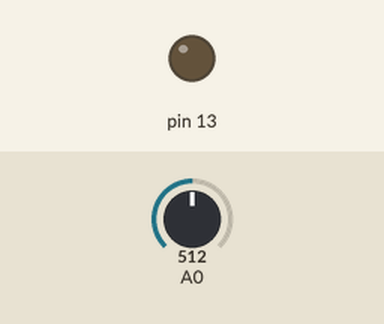
Bench run of a sketch on a simulated Arduino Uno, built with avr-gcc and run on an emulated ATmega328P. Parts: output pins drawn as LEDs (lit = HIGH). Dashed ring = blinking. Inputs (shaded band) come from the test bench; at power-on: A0 = 512.

Above: at 3.4 s.
3.5 s: A0 set to 900
At 5.9 s:
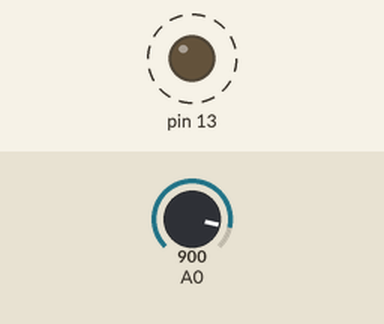
9.2 s: A0 set to 1023
At 9.58 s:
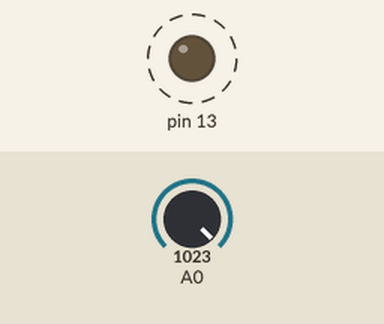
Timing chart, 0 to 18.7 s (numbered marks = the images above; inputs shaded):
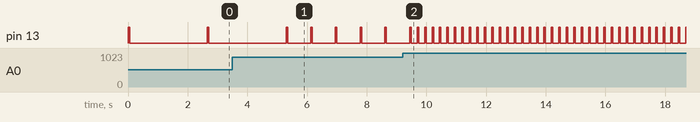

Measured:
- after the input at 3.5 s, pin 13: alternates HIGH for 0.05 s and LOW for 0.78 s, starting after 2.6 s
- after the input at 9.2 s, pin 13: alternates HIGH for 0.05 s and LOW for 0.20 s, starting after 0.49 s
- by itself, pin 13: alternates HIGH for 0.05 s and LOW for 2.6 s

The sketch:

sketch.ino
```cpp
// https://wokwi.com/projects/345976721310220882

void setup() {
  // put your setup code here, to run once:
  pinMode(13, OUTPUT);
}

void loop() {
  float period = map(analogRead(A0), 0, 1023, 5000, 200);

  digitalWrite(13, HIGH);
  delay(50);
  digitalWrite(13, LOW);

  delay(period);
}
```
